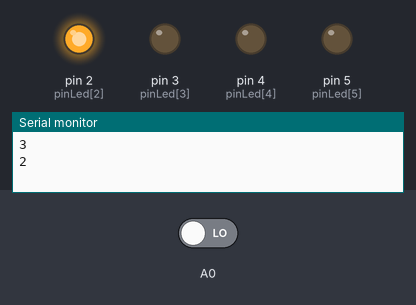
Bench run of a sketch on a simulated Arduino Uno, built with avr-gcc and run on an emulated ATmega328P. Shown: output pins drawn as LEDs (lit = HIGH), the last lines printed to the serial monitor. The inputs (shaded band) are chosen by the test bench; at power-on: A0 LOW. Random numbers use the default seed unless the sketch sets one; pins used as bus, display or sensor lines are not drawn.

Above: at 4.8 s.
4.9 s: A0 driven HIGH
At 6.6 s:
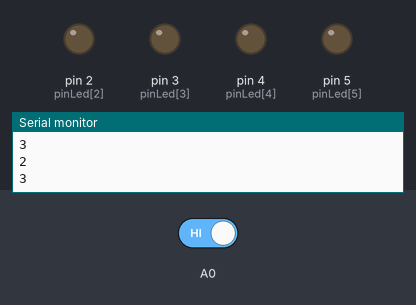
7.6 s: A0 driven LOW
At 10.5 s:
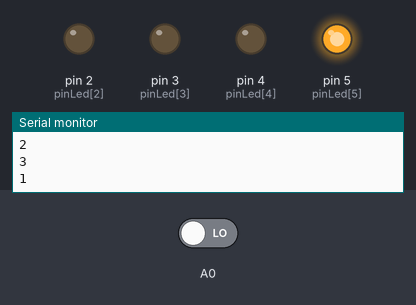
At 12.0 s:
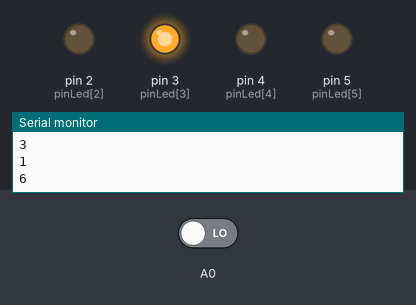
Timing chart, 0 to 29.1 s (numbered marks = the images above; inputs shaded):
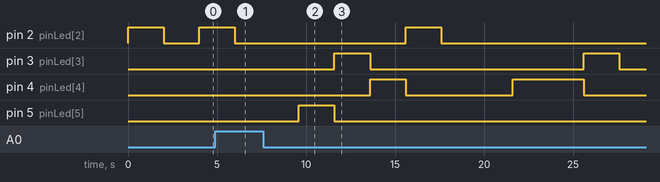

The sketch:

electronic_Tas.ino
```cpp
long randomnumber;
const int but = A0;
const int pinLed[] = {0, 1 , 2 , 3 , 4 , 5};
#define key1 digitalRead(A0)
void setup()
{
  Serial.begin(9600);
  randomSeed(analogRead(0));
  pinMode(A0, INPUT);

  pinMode(0, OUTPUT);
  pinMode(1, OUTPUT);
  pinMode(2, OUTPUT);
  pinMode(3, OUTPUT);
  pinMode(4, OUTPUT);
  pinMode(5, OUTPUT);

}
void loop()
{
  int randnum = random(0 , 6);
  if (key1 == LOW)
  {
    digitalWrite ( pinLed[randnum] , HIGH);
    delay(2000);
    digitalWrite ( pinLed[randnum] , LOW);
    Serial.println(randnum + 1);
  }

}
```

Measured:
- after the input at 7.6 s, pin 2 (pinLed[2]): LOW → HIGH after 8.0 s, → LOW 2.0 s later; pin 3 (pinLed[3]): alternates HIGH for 2.0 s and LOW for 12.0 s, starting after 4.0 s; pin 4 (pinLed[4]): LOW → HIGH after 6.0 s, → LOW 2.0 s later, → HIGH 6.0 s later, → LOW 4.0 s later; pin 5 (pinLed[5]): LOW → HIGH after 2.0 s, → LOW 2.0 s later
